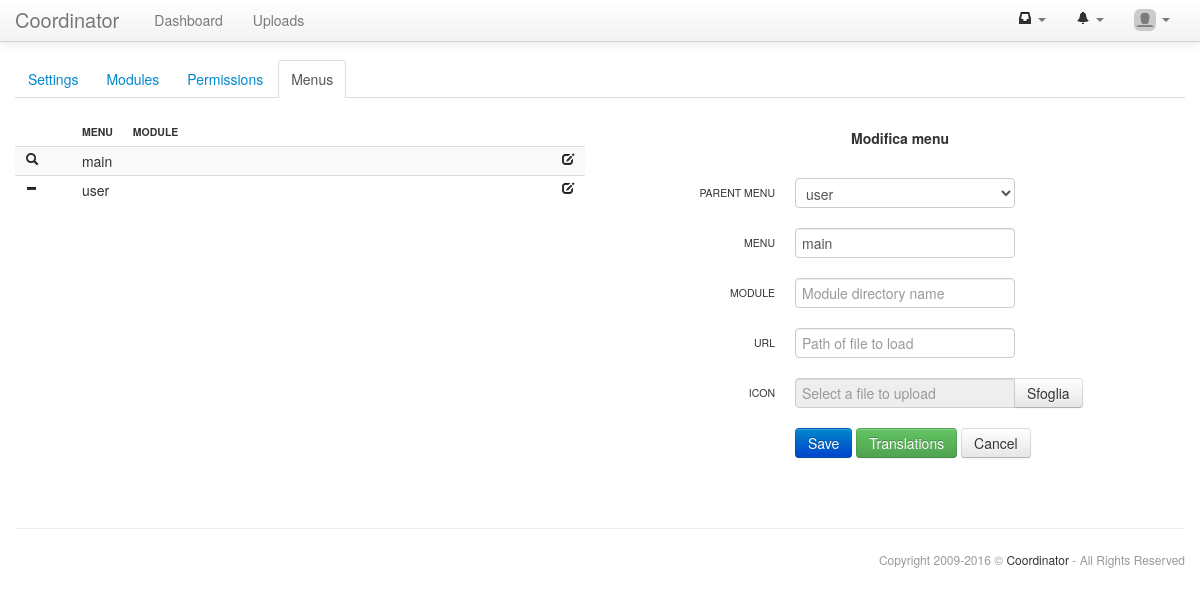
The page /settings/menus_edit.php?idMenu=0&id=1 (signed in) on the database its author committed.
### tables this page shows
CREATE TABLE IF NOT EXISTS `settings_settings` (
  `code` varchar(255) NOT NULL,
  `value` varchar(255) DEFAULT NULL,
  PRIMARY KEY (`code`)
);

CREATE TABLE IF NOT EXISTS `settings_menus` (
  `id` int(11) NOT NULL AUTO_INCREMENT,
  `idMenu` int(11) NOT NULL DEFAULT '0',
  `menu` varchar(25) NOT NULL,
  `module` varchar(25) DEFAULT NULL,
  `url` varchar(255) DEFAULT NULL,
  `position` int(3) unsigned NOT NULL DEFAULT '0',
  PRIMARY KEY (`id`)
);

### core/db.class.php (called while the page is built, shortened)
<?php
class DB{
 var $connector;
 function DB($host,$user,$pass,$name){
  $this->connector=mysql_connect($host,$user,$pass,TRUE) or die('Server connection not possible.');
 }
 function clearQuery($query){
  if(stripos($query,"select")!==FALSE){return $query;}
  $search=array("``","''",'""');
  $query=str_replace($search,"DEFAULT",$query);
  return $query;
 }
 function query($query,$debug=-1){
  $query=$this->clearQuery($query);
  $this->lastResult=mysql_query($query,$this->connector) or $this->debugAndDie($query);
  return $this->lastResult;
 }
 function fetchNextObject($result=NULL){
  if($result==NULL || mysql_num_rows($result)<1){
   return NULL;
  }else{
   return mysql_fetch_object($result);
  }
 }
 function queryUniqueObject($query,$debug=-1){
  $query=$this->clearQuery($query);
  $query="$query LIMIT 1";
  $result=mysql_query($query,$this->connector) or $this->debugAndDie($query);
  return mysql_fetch_object($result);
 }
}
?>

### core/structures/form.class.php (the view, shortened to what this page needs)
<?php
class str_form{
 private $current_field;
 protected $action;
 protected $method;
 protected $name;
 protected $class;
 protected $controlGroup;
 protected $ff_array;
 protected $fc_array;
 public function __construct($action,$method="get",$name="form",$class="form-horizontal",$controlGroup=TRUE){
  $this->action=$action;
  $this->method=$method;
  $this->name=$name;
  $this->class=$class;
  $this->controlGroup=$controlGroup;
  $this->current_field=-1;
  $this->ff_array=array();
  $this->fc_array=array();
  return TRUE;
 }
 function addField($type,$name,$label=NULL,$value=NULL,$class=NULL,$placeholder=NULL,$disabled=FALSE,$rows=7,$append=NULL,$readonly=FALSE){
  $this->current_field++;
  $ff=new stdClass();
  $ff->type=$type;
  $ff->name=$name;
  $ff->label=$label;
  $ff->value=$value;
  $ff->class=$class;
  $ff->placeholder=$placeholder;
  $ff->disabled=$disabled;
  $ff->rows=$rows;
  $ff->append=$append;
  $ff->options=NULL;
  $ff->readonly=$readonly;
  $this->ff_array[$this->current_field]=$ff;
  return TRUE;
 }
 function addFieldOption($value,$label,$checked=FALSE,$disabled=FALSE){
  $fo=new stdClass();
  $fo->value=$value;
  $fo->label=$label;
  $fo->checked=$checked;
  $fo->disabled=$disabled;
  if(!is_array($this->ff_array[$this->current_field]->options)){$this->ff_array[$this->current_field]->options=array();}
  $this->ff_array[$this->current_field]->options[]=$fo;
  return TRUE;
 }
 function addControl($type,$label,$class=NULL,$url=NULL,$confirm=NULL,$disabled=FALSE){
  $fc=new stdClass();
  $fc->type=$type;
  $fc->label=$label;
  $fc->class=$class;
  $fc->url=$url;
  $fc->confirm=addslashes($confirm);
  $fc->disabled=$disabled;
  $this->fc_array[]=$fc;
  return TRUE;
 }
 function render($echo=TRUE){
  $return=NULL;
  $return.="\n";
  $return.="<form action='".$this->action."' method='".$this->method."' name='".$this->name."' id='form_".$this->name."' class='".$this->class."' enctype='multipart/form-data'>\n\n";
  foreach($this->ff_array as $index=>$ff){
   $options=FALSE;
   if($ff->type<>"separator" && $ff->type<>"title" && $ff->label<>NULL && $this->controlGroup){
    $return.="<div id='field_".$ff->name."' class='control-group'>\n";
   }
   if($ff->label<>NULL && $this->controlGroup){
    $return.=" <label class='control-label'>".$ff->label."</label>\n";
    if($ff->type<>"custom"){$return.=" <div class='controls'>\n";}
   }
   switch(strtolower($ff->type)){
    case "hidden":
    case "text":
    case "password":
     $return.="  <input type='".$ff->type."' name='".$ff->name."' id='".$this->name."_input_".$ff->name."' class='".$ff->class."' placeholder=\"".$ff->placeholder."\" value=\"".$ff->value."\"";
     $return.=">\n";
     break;
    case "select":
     $options=TRUE;
     $return.="  <select name='".$ff->name."' id='".$this->name."_input_".$ff->name."' class='".$ff->class."'";
     $return.=">\n";
     break;
    case "file":
     if($ff->placeholder==NULL){$ff->placeholder="Select a file to upload";}
     $return.="  <input type='file' id='file_".$index."' name='".$ff->name."' style='display:none'>\n";
     $return.="  <div class='input-append'>\n";
     $return.="   <input type='text' id='file_".$index."_show' class='".$ff->class."' placeholder=\"".$ff->placeholder."\" onDblClick=\"$('input[id=file_".$index."]').click();\" readonly>\n";
     $return.="   <a class='btn' onClick=\"$('input[id=file_".$index."]').click();\">Sfoglia</a>\n";
     $return.="  </div>\n";
     break;
   }
   if($options){
    if(is_array($ff->options)){
     foreach($ff->options as $index=>$fo){
      switch(strtolower($ff->type)){
       case "select":
       case "multiselect":
        $return.="   <option value=\"".$fo->value."\" id='".$this->name."_input_".$ff->name."_option_".$fo->value."'";
        $return.=">".$fo->label."</option>\n";
        break;
      }
     }
    }
   }
   if(strtolower($ff->type)=="select"){$return.="  </select>\n";}
   if($ff->label<>NULL && $this->controlGroup && $ff->type<>"custom"){$return.=" </div>\n";}
   if($ff->type<>"separator" && $ff->label<>NULL && $this->controlGroup){$return.="</div>\n\n";}
   if(strtolower($ff->type)=="file"){
    $return.="<script type='text/javascript'>\n";
    $return.=" $('input[id=file_".$index."]').change(function(){\n";
    $return.="  $('#file_".$index."_show').val($(this).val());\n";
    $return.=" });\n";
    $return.="</script>\n\n";
   }
  }
  $return.="<script type='text/javascript'>\n";
  $return.=" function ".$this->name."_selectToggle(name,selected){\n";
  $return.="  $('#'+name+' option').each(function(){ $(this).attr('selected',selected); });\n";
  $return.=" };\n";
  $return.="</script>\n\n";
  if(is_array($this->fc_array)){
   if($this->controlGroup){
    $return.="<div class='control-group'>\n";
    $return.=" <div class='controls'>\n";
   }
   foreach($this->fc_array as $index=>$fc){
    if($fc->disabled){$disabled=" disabled='disabled'";$fc->url="#";$fc->confirm=NULL;}else{$disabled=NULL;}
    if(strlen($fc->confirm)){$confirm=" onClick=\"return confirm('".$fc->confirm."')\"";}else{$confirm=NULL;}
    switch(strtolower($fc->type)){
     case "submit":
      $return.="  <input type='submit' name='".$this->name."_submit'";
      $return.=" id='".$this->name."_control_submit' class='btn btn-primary ".$fc->class."'";
      $return.=$disabled.$confirm." value=\"".$fc->label."\">\n";
      break;
     case "button":
     case "link":
      $return.="  <a href='".$fc->url."' ";
      if(strtolower($fc->type)=="button"){$return.="class='btn ".$fc->class."'";}
       else{$return.="class='".$fc->class."'";}
      $return.=" id='".$this->name."_control_".$index."'".$disabled.$confirm.">".$fc->label."</a>\n";
      break;
    }
   }
  }
  if($this->controlGroup){$return.=" </div>\n</div>\n\n";}
  $return.="</form>\n\n";
  if($echo){echo $return;return TRUE;}else{return $return;}
 }
}
?>

### core/html.class.php (shortened to what this page needs)
<?php
class HTML{
public function header($title="",$nav="dashboard",$navbar=TRUE){
?>
<!DOCTYPE html>
<html lang="it">
<head>
 <link href="<?php echo $GLOBALS['dir']."core/pace-loader/pace.flash.css";?>" rel="stylesheet">
 <link href="<?php echo $GLOBALS['dir']."core/bootstrap/css/bootstrap.min.css";?>" rel="stylesheet">
 <link href="<?php echo $GLOBALS['dir']."core/bootstrap/css/bootstrap-custom.css";?>" rel="stylesheet">
 <link href="<?php echo $GLOBALS['dir']."core/bootstrap/css/bootstrap-responsive.css";?>" rel="stylesheet">
 <link href="<?php echo $GLOBALS['dir']."core/bootstrap-datetimepicker/css/bootstrap-datetimepicker.min.css";?>" rel="stylesheet">
 <link href="<?php echo $GLOBALS['dir']."core/bootstrap-markdown/css/bootstrap-markdown.min.css";?>" rel="stylesheet">
 <link href="<?php echo $GLOBALS['dir']."core/bootstrap-select2/select2.css";?>" rel="stylesheet">
 <link href="<?php echo $GLOBALS['dir']."core/bootstrap-slider/css/bootstrap-slider.min.css";?>" rel="stylesheet">
 <link href="<?php echo $GLOBALS['dir']."core/bootstrap-wysihtml5/css/bootstrap-wysihtml5.css";?>" rel="stylesheet">
 <link href="<?php echo $GLOBALS['dir']."core/bootstrap-tagsinput/css/bootstrap-tagsinput.css";?>" rel="stylesheet">
 <link href="<?php echo $GLOBALS['dir']."core/shadowbox/shadowbox.css";?>" rel="stylesheet">
 <link href="<?php echo $GLOBALS['dir']."core/template.css";?>" rel="stylesheet">
</head>
<body <?php if(api_baseName()=="login.php"){echo "class='login-background'";}?>>
 <div class="navbar navbar-fixed-top">
  <div class="navbar-inner">
   <div class="container">
    <?php
     if(file_exists("../uploads/uploads/core/logo.png") && api_getOption('show_logo')){
      echo "<a class='brand-logo' href='".$GLOBALS['dir']."index.php'><img src='".$GLOBALS['dir']."uploads/uploads/core/logo.png'></a>\n";
     }else{
      echo "<a class='brand' href='".$GLOBALS['dir']."index.php'>".api_getOption('title')."</a>\n";
     }
    ?>
    <?php if($navbar){ ?>
    <div class="nav-collapse collapse">
     <ul class="nav">
      <li class="<?php if($nav=="dashboard"){echo "active";} ?>"><a href="<?php echo $GLOBALS['dir']."dashboard/index.php";?>"><?php echo api_text("core-menu-dashboard"); ?></a></li>
      <?php
       function html_get_menus($idMenu=1,$level=0){
        $menus_array=array();
        $menus=$GLOBALS['db']->query("SELECT * FROM settings_menus WHERE idMenu='".$idMenu."' ORDER BY position ASC");
        while($menu=$GLOBALS['db']->fetchNextObject($menus)){
         $menu->submenus=array();
         $menu->submenus=html_get_menus($menu->id,($level+1));
         $menu->modules=array();
         if($menu->module){$menu->modules[]=$menu->module;}
         $menus_array[$menu->id]=$menu;
        }
        return $menus_array;
       }
       function html_print_menu($menus_array,$nav,$level=0){
        foreach($menus_array as $menu){
         echo "<li class=\"";
         if(in_array($nav,$menu->modules)){echo "active ";}
         if(count($menu->submenus)){
          if($level==0){
           echo "dropdown\">";
           echo "<a href='#' class='dropdown-toggle' data-toggle='dropdown'>";
           echo stripslashes($menu->menu)." <b class='caret'></b></a>\n";
           html_print_menu_spaces($level);
           echo "<ul class='dropdown-menu'>\n";
          }else{
           echo "dropdown-submenu\">";
           echo "<a href='#'>".stripslashes($menu->menu)."</a>\n";
           html_print_menu_spaces($level);
           echo "<ul class='dropdown-menu'>\n";
          }
          html_print_menu($menu->submenus,$nav,($level+1));
          html_print_menu_spaces($level);
          echo "</ul>\n";
          html_print_menu_spaces($level);
         }else{
          echo "\"><a href='".$GLOBALS['dir'].$menu->module."/".$menu->url."'>".stripslashes($menu->menu)."</a>";
         }
         echo "</li>\n";
        }
       }
       $menus_array=html_get_menus();
       html_print_menu($menus_array,$nav);
      ?>
     </ul>
     <ul class="nav pull-right">
      <?php if(api_checkPermission("chats","chats_chat")){ ?>
      <li class="dropdown">
       <a href="#" class="dropdown-toggle" data-toggle="dropdown">
        <span id="chat_counter">
        <?php include("../chats/chat_counter.inc.php") ?>
        </span>
        <b class="caret"></b>
       </a>
      </li>
      <?php } ?>
      <li class="dropdown">
       <a href="#" class="dropdown-toggle" data-toggle="dropdown">
        <span id="notifications_counter">
        <?php include("../logs/logs_notifications_counter.inc.php") ?>
        </span>
        <b class="caret"></b>
       </a>
      </li>
      <li class="dropdown">
       <a href="#" class="dropdown-toggle" data-toggle="dropdown">
        <img src="<?php echo api_account()->avatar;?>" class="img-rounded" style="width:22px;margin-top:-4px;padding:0;"> <b class="caret"></b>
       </a>
      </li>
     </ul>
    </div>
    <?php } ?>
   </div>
  </div>
 </div>
 <div class="container">
<?php
}
public function footer($wiki_link=NULL,$copyright=TRUE){
?>
<?php if($copyright){ ?>
  <div class="row-fluid">
   <hr>
   <footer>
    <span class="muted credit pull-right">
     Copyright 2009-<?php echo date("Y");?> &copy; <a href="http://www.coordinator.it" target="_blank">Coordinator</a> - All Rights Reserved
    </span>
   </footer>
  </div>
 <?php } ?>
 </div>
</body>
</html>
<?php
}
 protected $split_open;
 protected $split_columns;
 public function __construct(){
  $this->split_open=FALSE;
  $this->split_columns=0;
 }
 function split_open($class=NULL){
  echo "<div class='row-fluid ".$class."'>\n";
 }
 function split_span($columns,$class=NULL){
  if($this->split_open){
   echo "\n </div>\n";
  }else{
   $this->split_open=TRUE;
  }
  $this->split_columns=$columns;
  echo " <div class='span".$columns." ".$class."'>\n\n";
 }
 function split_close(){
  if($this->split_open){
   echo "\n </div>\n";
   $this->split_open=FALSE;
  }
  echo "</div>\n\n";
 }
}
?>

### core/structures/table.class.php (shortened to what this page needs)
<?php
class str_table{
 private $current_row=0;
 protected $class;
 protected $th_array;
 protected $tr_array;
 public function __construct($unvalued=NULL,$sortable=FALSE,$get=NULL,$class=NULL){
  $this->class=$class;
  $this->current_row=0;
  $this->th_array=array();
  $this->tr_array=array();
  return TRUE;
 }
 public function addHeader($name,$class=NULL,$width=NULL,$order=NULL,$colspan=1){
  $th=new stdClass();
  $th->name=$name;
  $th->class=$class;
  $th->width=$width;
  $th->order=$order;
  $th->colspan=$colspan;
  $this->th_array[]=$th;
  return TRUE;
 }
 public function addRow($class=NULL){
  $this->current_row++;
  $this->tr_array[$this->current_row]=new stdClass();
  $this->tr_array[$this->current_row]->class=$class;
  $this->tr_array[$this->current_row]->fields=array();
  return TRUE;
 }
 function addField($content,$class=NULL,$colspan=1){
  $td=new stdClass();
  $td->content=$content;
  $td->class=$class;
  $td->colspan=$colspan;
  $this->tr_array[$this->current_row]->fields[]=$td;
  return TRUE;
 }
 function render($echo=TRUE){
  $return="\n";
  $return.="<table class='table table-striped table-hover table-condensed ".$this->class."'>\n";
  if(is_array($this->th_array)){
   $return.="<thead>\n <tr>\n";
   foreach($this->th_array as $th){
    $return.="  <th class='".$th->class."' width='".$th->width."' colspan='".$th->colspan."'>";
    $return.=$th->name;
    $return.="</th>\n";
   }
   $return.=" </tr>\n";
   $return.="</thead>\n";
  }
  $return.="<tbody>\n";
  if(is_array($this->tr_array)){
   foreach($this->tr_array as $tr){
    $return.=" <tr class='".$tr->class."'>\n";
    if(is_array($tr->fields)){
     foreach($tr->fields as $td){
      $return.="  <td class='".$td->class."' colspan='".$td->colspan."'>".$td->content."</td>\n";
     }
    }
    $return.=" </tr>\n";
   }
  }
  $return.="</tbody>\n";
  $return.="</table>\n\n\n";
  if($echo){echo $return;return TRUE;}else{return $return;}
 }
}
?>

### core/template.css (style rules this page uses)
footer { font-size:12px; }
footer .credit a { color:#333333; }
th { font-size: 0.75em; text-transform: uppercase; }
label.control-label { font-size: 0.75em; text-transform: uppercase; font-weight: normal; }
.text-center,td.text-center,th.text-center { text-align:center; }
table.table-condensed td,table.table-condensed th { padding-left:10px;padding-right:10px; }
.nowarp { white-space:nowrap; }

### rows shown on the page
settings_settings: value "Coordinator"
settings_menus: menu "Uploads"
settings_menus: menu "main"
settings_menus: menu "user"

### other values the page prints
api_text("core-menu-dashboard") "Dashboard"
$nt->label "Settings"
$nt->label "Modules"
$nt->label "Permissions"
$nt->label "Menus"
$ff->label "PARENT MENU"
$ff->label "MENU"
$ff->label "MODULE"
$ff->label "URL"
$ff->label "ICON"
$fc->label "Translations"
$fc->label "Cancel"
form field idMenu "user"
